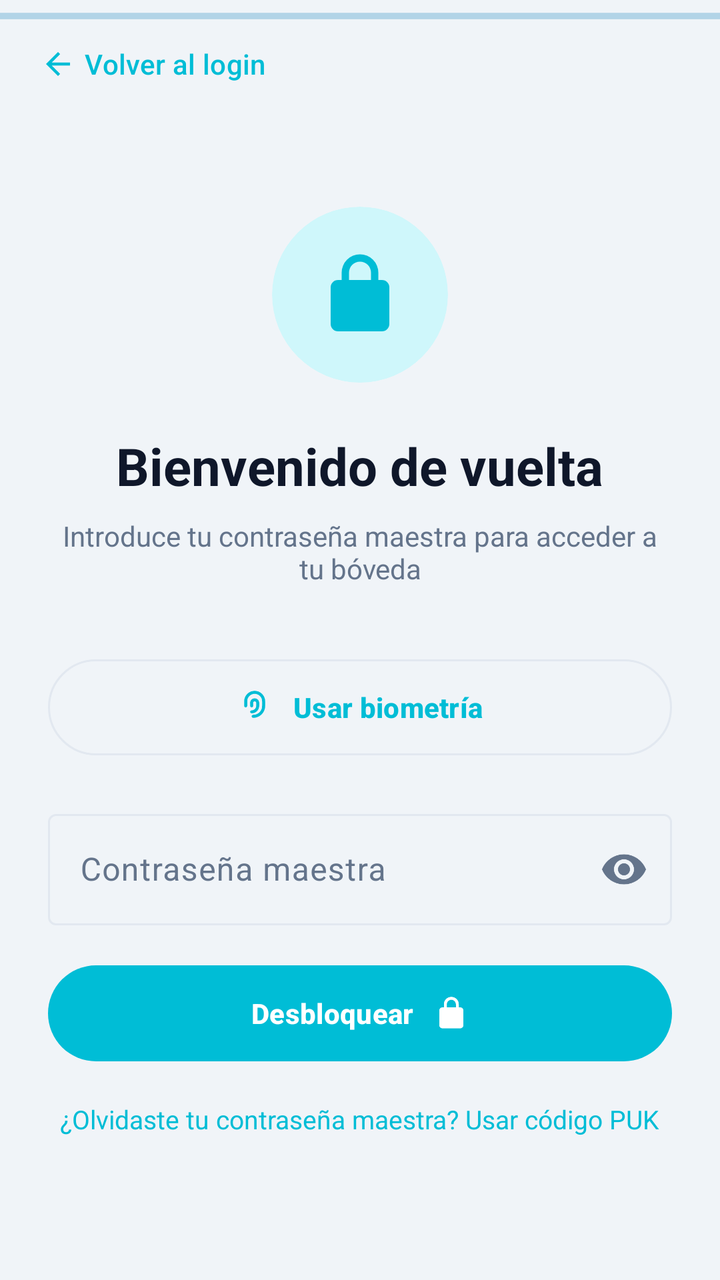
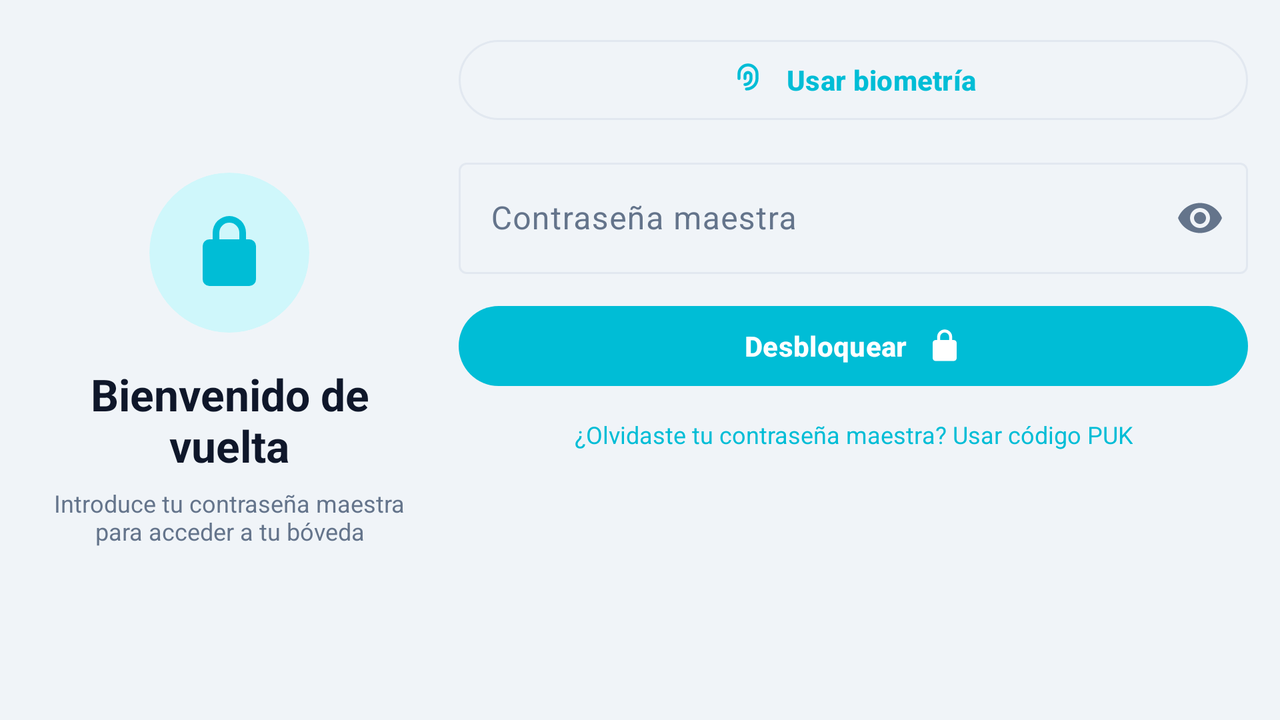

Two renders of one Android screen. The first uses the default layout on a phone; the second uses the alternative layout the repository ships for a different screen configuration, on a matching device. The two XML files are below.
<!-- AndroidManifest.xml: application theme Theme.Clef -->
<!-- res/layout/activity_unlock.xml -->
<?xml version="1.0" encoding="utf-8"?>
<FrameLayout xmlns:android="http://schemas.android.com/apk/res/android"
    xmlns:app="http://schemas.android.com/apk/res-auto"
    xmlns:tools="http://schemas.android.com/tools"
    android:layout_width="match_parent"
    android:layout_height="match_parent"
    android:background="?attr/colorSurface"
    tools:context=".ui.auth.UnlockActivity">

    <androidx.core.widget.NestedScrollView
        android:layout_width="match_parent"
        android:layout_height="match_parent"
        android:fillViewport="true">

        <LinearLayout
            android:layout_width="match_parent"
            android:layout_height="wrap_content"
            android:orientation="vertical"
            android:gravity="center"
            android:paddingStart="24dp"
            android:paddingEnd="24dp"
            android:paddingTop="64dp"
            android:paddingBottom="32dp">

            
            <com.google.android.material.card.MaterialCardView
                android:layout_width="88dp"
                android:layout_height="88dp"
                app:cardCornerRadius="44dp"
                app:cardBackgroundColor="?attr/colorPrimaryContainer"
                app:strokeWidth="0dp"
                app:cardElevation="0dp">

                <ImageView
                    android:layout_width="match_parent"
                    android:layout_height="match_parent"
                    android:padding="22dp"
                    android:src="@drawable/ic_lock_24"
                    app:tint="?attr/colorPrimary"
                    android:contentDescription="@null" />
            </com.google.android.material.card.MaterialCardView>

            <TextView
                android:id="@+id/tvUnlockTitle"
                android:layout_width="wrap_content"
                android:layout_height="wrap_content"
                android:layout_marginTop="24dp"
                android:text="@string/unlock_title"
                android:textColor="?attr/colorOnSurface"
                android:textSize="26sp"
                android:textStyle="bold" />

            <TextView
                android:layout_width="wrap_content"
                android:layout_height="wrap_content"
                android:layout_marginTop="8dp"
                android:layout_marginBottom="32dp"
                android:gravity="center"
                android:text="@string/unlock_subtitle"
                android:textColor="?attr/colorOnSurfaceVariant"
                android:textSize="14sp" />

            
            <com.google.android.material.button.MaterialButton
                android:id="@+id/btnBiometric"
                style="@style/Widget.Material3.Button.OutlinedButton"
                android:layout_width="match_parent"
                android:layout_height="56dp"
                android:layout_marginBottom="20dp"
                android:text="@string/unlock_biometric"
                android:textStyle="bold"
                android:visibility="gone"
                app:icon="@drawable/ic_fingerprint_24"
                app:iconGravity="textStart"
                app:iconPadding="10dp"
                tools:visibility="visible" />

            
            <com.google.android.material.textfield.TextInputLayout
                android:id="@+id/tilMasterPassword"
                style="@style/Widget.Material3.TextInputLayout.OutlinedBox"
                android:layout_width="match_parent"
                android:layout_height="wrap_content"
                android:hint="@string/master_password_hint"
                app:endIconMode="password_toggle">

                <com.google.android.material.textfield.TextInputEditText
                    android:id="@+id/etMasterPassword"
                    android:layout_width="match_parent"
                    android:layout_height="wrap_content"
                    android:inputType="textPassword"
                    android:imeOptions="actionDone" />
            </com.google.android.material.textfield.TextInputLayout>

            <com.google.android.material.button.MaterialButton
                android:id="@+id/btnUnlock"
                android:layout_width="match_parent"
                android:layout_height="56dp"
                android:layout_marginTop="16dp"
                android:text="@string/unlock_cta"
                android:textStyle="bold"
                app:icon="@drawable/ic_lock_24"
                app:iconGravity="textEnd"
                app:iconPadding="10dp" />

            
            <TextView
                android:id="@+id/tvForgotMasterPassword"
                android:layout_width="wrap_content"
                android:layout_height="wrap_content"
                android:layout_marginTop="16dp"
                android:clickable="true"
                android:focusable="true"
                android:text="@string/unlock_forgot_master"
                android:textColor="?attr/colorPrimary"
                android:textSize="13sp"
                android:gravity="center" />

        </LinearLayout>
    </androidx.core.widget.NestedScrollView>

    
    <com.google.android.material.button.MaterialButton
        android:id="@+id/btnSwitchAccount"
        style="@style/Widget.Material3.Button.TextButton"
        android:layout_width="wrap_content"
        android:layout_height="wrap_content"
        android:layout_gravity="top|start"
        android:layout_margin="8dp"
        android:text="@string/unlock_back_to_login"
        app:icon="@drawable/ic_arrow_back_24"
        app:iconGravity="textStart"
        app:iconPadding="4dp" />

    
    <ProgressBar
        android:id="@+id/progressBarTop"
        style="?android:attr/progressBarStyleHorizontal"
        android:layout_width="match_parent"
        android:layout_height="wrap_content"
        android:layout_gravity="top"
        android:indeterminate="true"
        android:visibility="visible" />

    
    <FrameLayout
        android:id="@+id/loadingOverlay"
        android:layout_width="match_parent"
        android:layout_height="match_parent"
        android:background="#80000000"
        android:visibility="gone">

        <ProgressBar
            android:layout_width="wrap_content"
            android:layout_height="wrap_content"
            android:layout_gravity="center" />
    </FrameLayout>

</FrameLayout>
<!-- resources referenced by this layout -->
<resources>
  <!-- drawable ic_arrow_back_24 (drawable) -->
  <?xml version="1.0" encoding="utf-8"?>
  <vector xmlns:android="http://schemas.android.com/apk/res/android"
      android:width="24dp"
      android:height="24dp"
      android:viewportWidth="24"
      android:viewportHeight="24">
      <path
          android:fillColor="?attr/colorOnSurface"
          android:pathData="M20,11H7.83l5.59,-5.59L12,4l-8,8 8,8 1.41,-1.41L7.83,13H20v-2z" />
  </vector>
  <!-- drawable ic_fingerprint_24 (drawable) -->
  <?xml version="1.0" encoding="utf-8"?>
  <vector xmlns:android="http://schemas.android.com/apk/res/android"
      android:width="24dp"
      android:height="24dp"
      android:viewportWidth="24"
      android:viewportHeight="24">
      <path
          android:fillColor="?attr/colorOnSurfaceVariant"
          android:pathData="M12,1a7,7 0,0 0,-7 7v3a1,1 0,0 0,2 0V8a5,5 0,0 1,10 0v3c0,3.31 -2.69,6 -6,6a1,1 0,0 0,0 2c4.42,0 8,-3.58 8,-8V8a7,7 0,0 0,-7 -7zM12,6a3,3 0,0 0,-3 3v2a1,1 0,0 0,2 0V9a1,1 0,0 1,2 0v2c0,1.66 -1.34,3 -3,3a1,1 0,0 0,0 2c2.76,0 5,-2.24 5,-5V9a3,3 0,0 0,-3 -3z" />
  </vector>
  <!-- drawable ic_lock_24 (drawable) -->
  <?xml version="1.0" encoding="utf-8"?>
  <vector xmlns:android="http://schemas.android.com/apk/res/android"
      android:width="24dp"
      android:height="24dp"
      android:viewportWidth="24"
      android:viewportHeight="24">
      <path
          android:fillColor="?attr/colorOnPrimary"
          android:pathData="M12,17a2,2 0,0 0,2 -2a2,2 0,0 0,-2 -2a2,2 0,0 0,-2 2a2,2 0,0 0,2 2zM18,8h-1V6a5,5 0,0 0,-10 0v2H6a2,2 0,0 0,-2 2v10a2,2 0,0 0,2 2h12a2,2 0,0 0,2 -2V10a2,2 0,0 0,-2 -2zM9,6a3,3 0,0 1,6 0v2H9V6z" />
  </vector>
  <string name="master_password_hint">Contraseña maestra</string>
  <string name="unlock_back_to_login">Volver al login</string>
  <string name="unlock_biometric">Usar biometría</string>
  <string name="unlock_cta">Desbloquear</string>
  <string name="unlock_forgot_master">¿Olvidaste tu contraseña maestra? Usar código PUK</string>
  <string name="unlock_subtitle">Introduce tu contraseña maestra para acceder a tu bóveda</string>
  <string name="unlock_title">Bienvenido de vuelta</string>
  <style name="Theme.Clef" parent="Base.Theme.Clef" />
  <style name="Base.Theme.Clef" parent="Theme.Material3.DayNight.NoActionBar">
          <item name="colorPrimary">@color/clef_primary</item>
          <item name="colorOnPrimary">@color/clef_on_primary</item>
          <item name="colorPrimaryContainer">@color/clef_primary_container</item>
          <item name="colorOnPrimaryContainer">@color/clef_on_primary_container</item>
          <item name="colorSecondary">@color/clef_secondary</item>
          <item name="colorSurface">@color/clef_surface</item>
          <item name="colorOnSurface">@color/clef_on_surface</item>
          <item name="colorSurfaceVariant">@color/clef_input_surface</item>
          <item name="colorOnSurfaceVariant">@color/clef_text_muted</item>
          <item name="colorOutline">@color/clef_border</item>
          <item name="android:colorBackground">@color/clef_background</item>
      </style>
  <color name="clef_primary">#00BDD6</color>
  <color name="clef_on_primary">#FFFFFF</color>
  <color name="clef_primary_container">#CFF7FB</color>
  <color name="clef_on_primary_container">#00363D</color>
  <color name="clef_secondary">#0077B6</color>
  <color name="clef_surface">#F0F4F8</color>
  <color name="clef_on_surface">#0F172A</color>
  <color name="clef_input_surface">#FFFFFF</color>
  <color name="clef_text_muted">#64748B</color>
  <color name="clef_border">#E2E8F0</color>
  <color name="clef_background">#F0F4F8</color>
</resources>
<!-- res/layout-land/activity_unlock.xml (the repository's variant of the layout above) -->
<!-- drawn on the phone turned sideways -->
<?xml version="1.0" encoding="utf-8"?>
<FrameLayout xmlns:android="http://schemas.android.com/apk/res/android"
    xmlns:app="http://schemas.android.com/apk/res-auto"
    xmlns:tools="http://schemas.android.com/tools"
    android:layout_width="match_parent"
    android:layout_height="match_parent"
    android:background="?attr/colorSurface"
    tools:context=".ui.auth.UnlockActivity">

    <androidx.core.widget.NestedScrollView
        android:layout_width="match_parent"
        android:layout_height="match_parent"
        android:fillViewport="true">

        <LinearLayout
            android:layout_width="match_parent"
            android:layout_height="match_parent"
            android:orientation="horizontal"
            android:padding="16dp">

            
            <LinearLayout
                android:layout_width="0dp"
                android:layout_height="match_parent"
                android:layout_weight="1"
                android:orientation="vertical"
                android:gravity="center">

                <com.google.android.material.card.MaterialCardView
                    android:layout_width="80dp"
                    android:layout_height="80dp"
                    app:cardCornerRadius="40dp"
                    app:cardBackgroundColor="?attr/colorPrimaryContainer"
                    app:strokeWidth="0dp"
                    app:cardElevation="0dp">

                    <ImageView
                        android:layout_width="match_parent"
                        android:layout_height="match_parent"
                        android:padding="20dp"
                        android:src="@drawable/ic_lock_24"
                        app:tint="?attr/colorPrimary"
                        android:contentDescription="@null" />
                </com.google.android.material.card.MaterialCardView>

                <TextView
                    android:id="@+id/tvUnlockTitle"
                    android:layout_width="wrap_content"
                    android:layout_height="wrap_content"
                    android:layout_marginTop="16dp"
                    android:text="@string/unlock_title"
                    android:textColor="?attr/colorOnSurface"
                    android:textSize="22sp"
                    android:textStyle="bold"
                    android:gravity="center" />

                <TextView
                    android:layout_width="wrap_content"
                    android:layout_height="wrap_content"
                    android:layout_marginTop="6dp"
                    android:gravity="center"
                    android:text="@string/unlock_subtitle"
                    android:textColor="?attr/colorOnSurfaceVariant"
                    android:textSize="12sp" />

            </LinearLayout>

            
            <LinearLayout
                android:layout_width="0dp"
                android:layout_height="wrap_content"
                android:layout_weight="2"
                android:orientation="vertical"
                android:gravity="center_vertical"
                android:layout_marginStart="16dp">

                <com.google.android.material.button.MaterialButton
                    android:id="@+id/btnBiometric"
                    style="@style/Widget.Material3.Button.OutlinedButton"
                    android:layout_width="match_parent"
                    android:layout_height="48dp"
                    android:layout_marginBottom="12dp"
                    android:text="@string/unlock_biometric"
                    android:textStyle="bold"
                    android:visibility="gone"
                    app:icon="@drawable/ic_fingerprint_24"
                    app:iconGravity="textStart"
                    app:iconPadding="10dp"
                    tools:visibility="visible" />

                <com.google.android.material.textfield.TextInputLayout
                    android:id="@+id/tilMasterPassword"
                    style="@style/Widget.Material3.TextInputLayout.OutlinedBox"
                    android:layout_width="match_parent"
                    android:layout_height="wrap_content"
                    android:hint="@string/master_password_hint"
                    app:endIconMode="password_toggle">

                    <com.google.android.material.textfield.TextInputEditText
                        android:id="@+id/etMasterPassword"
                        android:layout_width="match_parent"
                        android:layout_height="wrap_content"
                        android:inputType="textPassword"
                        android:imeOptions="actionDone" />
                </com.google.android.material.textfield.TextInputLayout>

                <com.google.android.material.button.MaterialButton
                    android:id="@+id/btnUnlock"
                    android:layout_width="match_parent"
                    android:layout_height="48dp"
                    android:layout_marginTop="12dp"
                    android:text="@string/unlock_cta"
                    android:textStyle="bold"
                    app:icon="@drawable/ic_lock_24"
                    app:iconGravity="textEnd"
                    app:iconPadding="10dp" />

                <TextView
                    android:id="@+id/tvForgotMasterPassword"
                    android:layout_width="wrap_content"
                    android:layout_height="wrap_content"
                    android:layout_marginTop="12dp"
                    android:layout_gravity="center_horizontal"
                    android:clickable="true"
                    android:focusable="true"
                    android:text="¿Olvidaste tu contraseña maestra? Usar código PUK"
                    android:textColor="?attr/colorPrimary"
                    android:textSize="12sp"
                    android:gravity="center" />

            </LinearLayout>

        </LinearLayout>

    </androidx.core.widget.NestedScrollView>

    <FrameLayout
        android:id="@+id/loadingOverlay"
        android:layout_width="match_parent"
        android:layout_height="match_parent"
        android:background="#80000000"
        android:visibility="gone">

        <ProgressBar
            android:layout_width="wrap_content"
            android:layout_height="wrap_content"
            android:layout_gravity="center" />
    </FrameLayout>

</FrameLayout>
<!-- resources referenced by the variant -->
<!-- as the phone turned sideways resolves them -->
<resources>
  <!-- drawable ic_fingerprint_24 (drawable) -->
  <?xml version="1.0" encoding="utf-8"?>
  <vector xmlns:android="http://schemas.android.com/apk/res/android"
      android:width="24dp"
      android:height="24dp"
      android:viewportWidth="24"
      android:viewportHeight="24">
      <path
          android:fillColor="?attr/colorOnSurfaceVariant"
          android:pathData="M12,1a7,7 0,0 0,-7 7v3a1,1 0,0 0,2 0V8a5,5 0,0 1,10 0v3c0,3.31 -2.69,6 -6,6a1,1 0,0 0,0 2c4.42,0 8,-3.58 8,-8V8a7,7 0,0 0,-7 -7zM12,6a3,3 0,0 0,-3 3v2a1,1 0,0 0,2 0V9a1,1 0,0 1,2 0v2c0,1.66 -1.34,3 -3,3a1,1 0,0 0,0 2c2.76,0 5,-2.24 5,-5V9a3,3 0,0 0,-3 -3z" />
  </vector>
  <!-- drawable ic_lock_24 (drawable) -->
  <?xml version="1.0" encoding="utf-8"?>
  <vector xmlns:android="http://schemas.android.com/apk/res/android"
      android:width="24dp"
      android:height="24dp"
      android:viewportWidth="24"
      android:viewportHeight="24">
      <path
          android:fillColor="?attr/colorOnPrimary"
          android:pathData="M12,17a2,2 0,0 0,2 -2a2,2 0,0 0,-2 -2a2,2 0,0 0,-2 2a2,2 0,0 0,2 2zM18,8h-1V6a5,5 0,0 0,-10 0v2H6a2,2 0,0 0,-2 2v10a2,2 0,0 0,2 2h12a2,2 0,0 0,2 -2V10a2,2 0,0 0,-2 -2zM9,6a3,3 0,0 1,6 0v2H9V6z" />
  </vector>
  <string name="master_password_hint">Contraseña maestra</string>
  <string name="unlock_biometric">Usar biometría</string>
  <string name="unlock_cta">Desbloquear</string>
  <string name="unlock_subtitle">Introduce tu contraseña maestra para acceder a tu bóveda</string>
  <string name="unlock_title">Bienvenido de vuelta</string>
  <style name="Theme.Clef" parent="Base.Theme.Clef" />
  <style name="Base.Theme.Clef" parent="Theme.Material3.DayNight.NoActionBar">
          <item name="colorPrimary">@color/clef_primary</item>
          <item name="colorOnPrimary">@color/clef_on_primary</item>
          <item name="colorPrimaryContainer">@color/clef_primary_container</item>
          <item name="colorOnPrimaryContainer">@color/clef_on_primary_container</item>
          <item name="colorSecondary">@color/clef_secondary</item>
          <item name="colorSurface">@color/clef_surface</item>
          <item name="colorOnSurface">@color/clef_on_surface</item>
          <item name="colorSurfaceVariant">@color/clef_input_surface</item>
          <item name="colorOnSurfaceVariant">@color/clef_text_muted</item>
          <item name="colorOutline">@color/clef_border</item>
          <item name="android:colorBackground">@color/clef_background</item>
      </style>
  <color name="clef_primary">#00BDD6</color>
  <color name="clef_on_primary">#FFFFFF</color>
  <color name="clef_primary_container">#CFF7FB</color>
  <color name="clef_on_primary_container">#00363D</color>
  <color name="clef_secondary">#0077B6</color>
  <color name="clef_surface">#F0F4F8</color>
  <color name="clef_on_surface">#0F172A</color>
  <color name="clef_input_surface">#FFFFFF</color>
  <color name="clef_text_muted">#64748B</color>
  <color name="clef_border">#E2E8F0</color>
  <color name="clef_background">#F0F4F8</color>
</resources>
